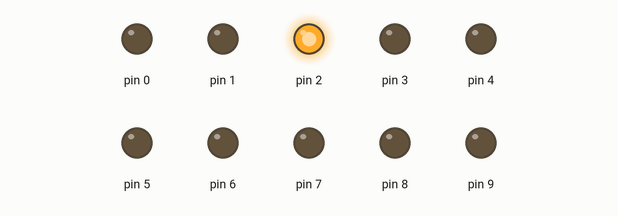
Recording of a sketch running on a simulated Arduino Uno, built with avr-gcc and run on an emulated ATmega328P. Shown: output pins drawn as LEDs (lit = HIGH).

Above: at 0.2 s.
At 1.2 s:
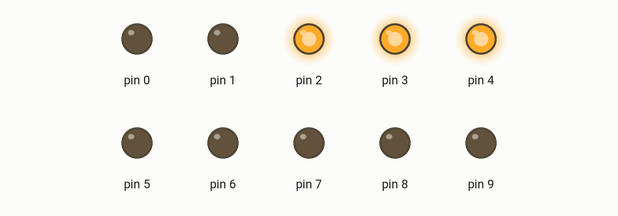
At 2.2 s:
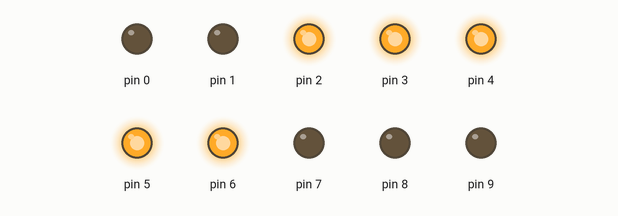
At 4.7 s:
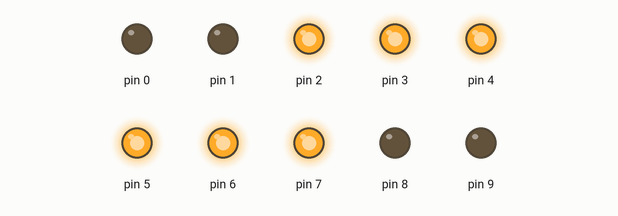
At 6.7 s:
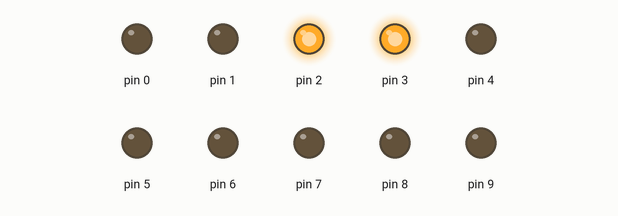
At 9.7 s:
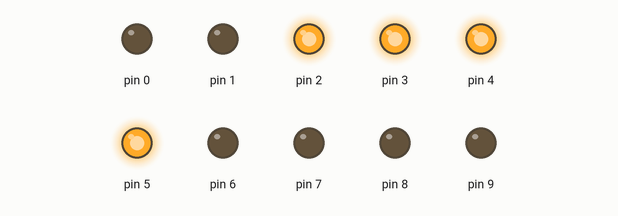
Timing chart, 0 to 10.4 s (numbered marks = the images above):
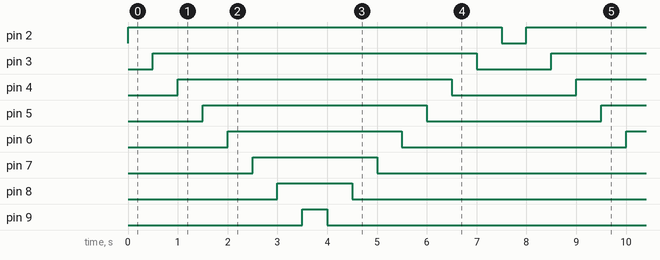

Measured:
- by itself, pin 2: alternates HIGH for 7.5 s and LOW for 0.50 s
- by itself, pin 3: alternates HIGH for 6.5 s and LOW for 1.5 s
- by itself, pin 4: alternates HIGH for 5.5 s and LOW for 2.5 s
- by itself, pin 5: alternates HIGH for 4.5 s and LOW for 3.5 s
- by itself, pin 6: alternates HIGH for 3.5 s and LOW for 4.5 s
- by itself, pin 7: alternates HIGH for 2.5 s and LOW for 5.5 s
- by itself, pin 8: alternates HIGH for 1.5 s and LOW for 6.5 s
- by itself, pin 9: alternates HIGH for 0.50 s and LOW for 7.5 s

The sketch:

led_11.ino
```cpp
// C++ code
//
void setup()
{
  int i;

  for(i=0; i<=9; i++){
    pinMode(i,OUTPUT);
  }


}

void loop()
{
   int i;

   for(i=2; i<=9; i++)
  {
    digitalWrite(i, HIGH);
    delay(500); // Wait for 1000 millisecond(s)
        }


  for(i=9; i>=2; i--)
  {
    digitalWrite(i, LOW);
    delay(500); // Wait for 1000 millisecond(s)
        }
}


  
```
